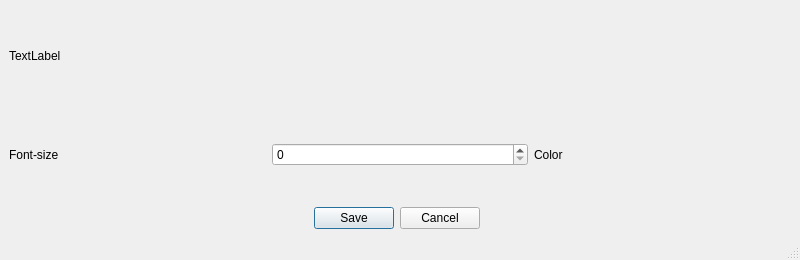
<?xml version="1.0" encoding="UTF-8"?>
<ui version="4.0">
 <class>MainWindow</class>
 <widget class="QMainWindow" name="MainWindow">
  <property name="geometry">
   <rect>
    <x>0</x>
    <y>0</y>
    <width>800</width>
    <height>260</height>
   </rect>
  </property>
  <property name="windowTitle">
   <string>Preview LaTeX</string>
  </property>
  <widget class="QWidget" name="centralwidget">
   <layout class="QGridLayout" name="gridLayout">
    <item row="2" column="0">
     <widget class="QDialogButtonBox" name="buttonBox">
      <property name="standardButtons">
       <set>QDialogButtonBox::Cancel|QDialogButtonBox::Save</set>
      </property>
      <property name="centerButtons">
       <bool>true</bool>
      </property>
     </widget>
    </item>
    <item row="1" column="0" colspan="2">
     <layout class="QHBoxLayout" name="horizontalLayout">
      <item>
       <widget class="QLabel" name="label_2">
        <property name="text">
         <string>Font-size</string>
        </property>
       </widget>
      </item>
      <item>
       <widget class="QSpinBox" name="spinBox"/>
      </item>
      <item>
       <widget class="QLabel" name="label_3">
        <property name="text">
         <string>Color</string>
        </property>
       </widget>
      </item>
     </layout>
    </item>
    <item row="0" column="0" colspan="2">
     <widget class="QLabel" name="label">
      <property name="text">
       <string>TextLabel</string>
      </property>
     </widget>
    </item>
   </layout>
  </widget>
  <widget class="QMenuBar" name="menubar">
   <property name="geometry">
    <rect>
     <x>0</x>
     <y>0</y>
     <width>800</width>
     <height>21</height>
    </rect>
   </property>
  </widget>
  <widget class="QStatusBar" name="statusbar"/>
 </widget>
 <resources/>
 <connections/>
</ui>
